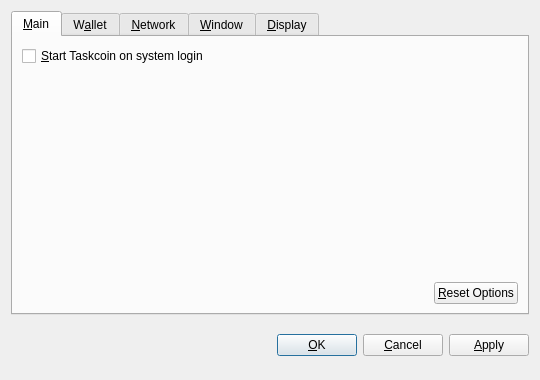
<?xml version="1.0" encoding="UTF-8"?>
<ui version="4.0">
 <class>OptionsDialog</class>
 <widget class="QDialog" name="OptionsDialog">
  <property name="geometry">
   <rect>
    <x>0</x>
    <y>0</y>
    <width>540</width>
    <height>380</height>
   </rect>
  </property>
  <property name="windowTitle">
   <string>Options</string>
  </property>
  <property name="modal">
   <bool>true</bool>
  </property>
  <layout class="QVBoxLayout" name="verticalLayout">
   <item>
    <widget class="QTabWidget" name="tabWidget">
     <property name="tabPosition">
      <enum>QTabWidget::North</enum>
     </property>
     <property name="currentIndex">
      <number>0</number>
     </property>
     <widget class="QWidget" name="tabMain">
      <attribute name="title">
       <string>&amp;Main</string>
      </attribute>
      <layout class="QVBoxLayout" name="verticalLayout_Main">
       <item>
        <widget class="QCheckBox" name="bitcoinAtStartup">
         <property name="toolTip">
          <string>Automatically start Taskcoin after logging in to the system.</string>
         </property>
         <property name="text">
          <string>&amp;Start Taskcoin on system login</string>
         </property>
        </widget>
       </item>
       <item>
        <spacer name="verticalSpacer_Main">
         <property name="orientation">
          <enum>Qt::Vertical</enum>
         </property>
         <property name="sizeHint" stdset="0">
          <size>
           <width>20</width>
           <height>40</height>
          </size>
         </property>
        </spacer>
       </item>
       <item>
        <layout class="QHBoxLayout" name="horizontalLayout_2_Main">
         <item>
          <spacer name="horizontalSpacer_2_Main">
           <property name="orientation">
            <enum>Qt::Horizontal</enum>
           </property>
           <property name="sizeHint" stdset="0">
            <size>
             <width>40</width>
             <height>20</height>
            </size>
           </property>
          </spacer>
         </item>
         <item>
          <widget class="QPushButton" name="resetButton">
           <property name="toolTip">
            <string>Reset all client options to default.</string>
           </property>
           <property name="text">
            <string>&amp;Reset Options</string>
           </property>
           <property name="autoDefault">
            <bool>false</bool>
           </property>
          </widget>
         </item>
        </layout>
       </item>
      </layout>
     </widget>
     <widget class="QWidget" name="tabWallet">
      <attribute name="title">
       <string>W&amp;allet</string>
      </attribute>
      <layout class="QVBoxLayout" name="verticalLayout_Network">
       <item>
        <widget class="QLabel" name="transactionFeeInfoLabel">
         <property name="text">
          <string>Optional transaction fee per kB that helps make sure your transactions are processed quickly. Most transactions are 1 kB.</string>
         </property>
         <property name="textFormat">
          <enum>Qt::PlainText</enum>
         </property>
         <property name="wordWrap">
          <bool>true</bool>
         </property>
        </widget>
       </item>
       <item>
        <layout class="QHBoxLayout" name="horizontalLayout_1_Main">
         <item>
          <widget class="QLabel" name="transactionFeeLabel">
           <property name="text">
            <string>Pay transaction &amp;fee</string>
           </property>
           <property name="textFormat">
            <enum>Qt::PlainText</enum>
           </property>
           <property name="buddy">
            <cstring>transactionFee</cstring>
           </property>
          </widget>
         </item>
         <item>
          <widget class="BitcoinAmountField" name="transactionFee"/>
         </item>
         <item>
          <spacer name="horizontalSpacer_1_Main">
           <property name="orientation">
            <enum>Qt::Horizontal</enum>
           </property>
           <property name="sizeHint" stdset="0">
            <size>
             <width>40</width>
             <height>20</height>
            </size>
           </property>
          </spacer>
         </item>
        </layout>
       </item>
       <item>
        <widget class="QLabel" name="label">
         <property name="text">
          <string>If you disable the spending of unconfirmed change, the change from a transaction cannot be used until that transaction has at least one confirmation. This also affects how your balance is computed.</string>
         </property>
         <property name="wordWrap">
          <bool>true</bool>
         </property>
        </widget>
       </item>
       <item>
        <widget class="QCheckBox" name="spendZeroConfChange">
         <property name="text">
          <string>Spend unconfirmed change  (experts only)</string>
         </property>
        </widget>
       </item>
       <item>
        <spacer name="verticalSpacer">
         <property name="orientation">
          <enum>Qt::Vertical</enum>
         </property>
         <property name="sizeHint" stdset="0">
          <size>
           <width>20</width>
           <height>40</height>
          </size>
         </property>
        </spacer>
       </item>
      </layout>
     </widget>
     <widget class="QWidget" name="tabNetwork">
      <attribute name="title">
       <string>&amp;Network</string>
      </attribute>
      <layout class="QVBoxLayout" name="verticalLayout_Network">
       <item>
        <widget class="QCheckBox" name="mapPortUpnp">
         <property name="toolTip">
          <string>Automatically open the Taskcoin client port on the router. This only works when your router supports UPnP and it is enabled.</string>
         </property>
         <property name="text">
          <string>Map port using &amp;UPnP</string>
         </property>
        </widget>
       </item>
       <item>
        <widget class="QCheckBox" name="connectSocks">
         <property name="toolTip">
          <string>Connect to the Taskcoin network through a SOCKS proxy (e.g. when connecting through Tor).</string>
         </property>
         <property name="text">
          <string>&amp;Connect through SOCKS proxy:</string>
         </property>
        </widget>
       </item>
       <item>
        <layout class="QHBoxLayout" name="horizontalLayout_Network">
         <item>
          <widget class="QLabel" name="proxyIpLabel">
           <property name="text">
            <string>Proxy &amp;IP:</string>
           </property>
           <property name="textFormat">
            <enum>Qt::PlainText</enum>
           </property>
           <property name="buddy">
            <cstring>proxyIp</cstring>
           </property>
          </widget>
         </item>
         <item>
          <widget class="QValidatedLineEdit" name="proxyIp">
           <property name="maximumSize">
            <size>
             <width>140</width>
             <height>16777215</height>
            </size>
           </property>
           <property name="toolTip">
            <string>IP address of the proxy (e.g. 127.0.0.1)</string>
           </property>
          </widget>
         </item>
         <item>
          <widget class="QLabel" name="proxyPortLabel">
           <property name="text">
            <string>&amp;Port:</string>
           </property>
           <property name="textFormat">
            <enum>Qt::PlainText</enum>
           </property>
           <property name="buddy">
            <cstring>proxyPort</cstring>
           </property>
          </widget>
         </item>
         <item>
          <widget class="QLineEdit" name="proxyPort">
           <property name="maximumSize">
            <size>
             <width>55</width>
             <height>16777215</height>
            </size>
           </property>
           <property name="toolTip">
            <string>Port of the proxy (e.g. 9050)</string>
           </property>
          </widget>
         </item>
         <item>
          <widget class="QLabel" name="socksVersionLabel">
           <property name="text">
            <string>SOCKS &amp;Version:</string>
           </property>
           <property name="textFormat">
            <enum>Qt::PlainText</enum>
           </property>
           <property name="buddy">
            <cstring>socksVersion</cstring>
           </property>
          </widget>
         </item>
         <item>
          <widget class="QValueComboBox" name="socksVersion">
           <property name="toolTip">
            <string>SOCKS version of the proxy (e.g. 5)</string>
           </property>
          </widget>
         </item>
         <item>
          <spacer name="horizontalSpacer_Network">
           <property name="orientation">
            <enum>Qt::Horizontal</enum>
           </property>
           <property name="sizeHint" stdset="0">
            <size>
             <width>40</width>
             <height>20</height>
            </size>
           </property>
          </spacer>
         </item>
        </layout>
       </item>
       <item>
        <spacer name="verticalSpacer_Network">
         <property name="orientation">
          <enum>Qt::Vertical</enum>
         </property>
         <property name="sizeHint" stdset="0">
          <size>
           <width>20</width>
           <height>40</height>
          </size>
         </property>
        </spacer>
       </item>
      </layout>
     </widget>
     <widget class="QWidget" name="tabWindow">
      <attribute name="title">
       <string>&amp;Window</string>
      </attribute>
      <layout class="QVBoxLayout" name="verticalLayout_Window">
       <item>
        <widget class="QCheckBox" name="minimizeToTray">
         <property name="toolTip">
          <string>Show only a tray icon after minimizing the window.</string>
         </property>
         <property name="text">
          <string>&amp;Minimize to the tray instead of the taskbar</string>
         </property>
        </widget>
       </item>
       <item>
        <widget class="QCheckBox" name="minimizeOnClose">
         <property name="toolTip">
          <string>Minimize instead of exit the application when the window is closed. When this option is enabled, the application will be closed only after selecting Quit in the menu.</string>
         </property>
         <property name="text">
          <string>M&amp;inimize on close</string>
         </property>
        </widget>
       </item>
       <item>
        <spacer name="verticalSpacer_Window">
         <property name="orientation">
          <enum>Qt::Vertical</enum>
         </property>
         <property name="sizeHint" stdset="0">
          <size>
           <width>20</width>
           <height>40</height>
          </size>
         </property>
        </spacer>
       </item>
      </layout>
     </widget>
     <widget class="QWidget" name="tabDisplay">
      <attribute name="title">
       <string>&amp;Display</string>
      </attribute>
      <layout class="QVBoxLayout" name="verticalLayout_Display">
       <item>
        <layout class="QHBoxLayout" name="horizontalLayout_1_Display">
         <item>
          <widget class="QLabel" name="langLabel">
           <property name="text">
            <string>User Interface &amp;language:</string>
           </property>
           <property name="textFormat">
            <enum>Qt::PlainText</enum>
           </property>
           <property name="buddy">
            <cstring>lang</cstring>
           </property>
          </widget>
         </item>
         <item>
          <widget class="QValueComboBox" name="lang">
           <property name="toolTip">
            <string>The user interface language can be set here. This setting will take effect after restarting Taskcoin.</string>
           </property>
          </widget>
         </item>
        </layout>
       </item>
       <item>
        <layout class="QHBoxLayout" name="horizontalLayout_2_Display">
         <item>
          <widget class="QLabel" name="unitLabel">
           <property name="text">
            <string>&amp;Unit to show amounts in:</string>
           </property>
           <property name="textFormat">
            <enum>Qt::PlainText</enum>
           </property>
           <property name="buddy">
            <cstring>unit</cstring>
           </property>
          </widget>
         </item>
         <item>
          <widget class="QValueComboBox" name="unit">
           <property name="toolTip">
            <string>Choose the default subdivision unit to show in the interface and when sending coins.</string>
           </property>
          </widget>
         </item>
        </layout>
       </item>
       <item>
        <widget class="QCheckBox" name="displayAddresses">
         <property name="toolTip">
          <string>Whether to show Taskcoin addresses in the transaction list or not.</string>
         </property>
         <property name="text">
          <string>&amp;Display addresses in transaction list</string>
         </property>
        </widget>
       </item>
       <item>
        <widget class="QCheckBox" name="coinControlFeatures">
         <property name="toolTip">
          <string>Whether to show coin control features or not.</string>
         </property>
         <property name="text">
          <string>Display coin &amp;control features (experts only!)</string>
         </property>
        </widget>
       </item>
       <item>
        <spacer name="verticalSpacer_Display">
         <property name="orientation">
          <enum>Qt::Vertical</enum>
         </property>
         <property name="sizeHint" stdset="0">
          <size>
           <width>20</width>
           <height>40</height>
          </size>
         </property>
        </spacer>
       </item>
      </layout>
     </widget>
    </widget>
   </item>
   <item>
    <layout class="QHBoxLayout" name="horizontalLayout_Buttons">
     <item>
      <spacer name="horizontalSpacer_1">
       <property name="orientation">
        <enum>Qt::Horizontal</enum>
       </property>
       <property name="sizeHint" stdset="0">
        <size>
         <width>40</width>
         <height>48</height>
        </size>
       </property>
      </spacer>
     </item>
     <item>
      <widget class="QLabel" name="statusLabel">
       <property name="font">
        <font>
         <weight>75</weight>
         <bold>true</bold>
        </font>
       </property>
       <property name="text">
        <string/>
       </property>
       <property name="textFormat">
        <enum>Qt::PlainText</enum>
       </property>
       <property name="wordWrap">
        <bool>true</bool>
       </property>
      </widget>
     </item>
     <item>
      <spacer name="horizontalSpacer_2">
       <property name="orientation">
        <enum>Qt::Horizontal</enum>
       </property>
       <property name="sizeHint" stdset="0">
        <size>
         <width>40</width>
         <height>48</height>
        </size>
       </property>
      </spacer>
     </item>
     <item>
      <widget class="QPushButton" name="okButton">
       <property name="text">
        <string>&amp;OK</string>
       </property>
      </widget>
     </item>
     <item>
      <widget class="QPushButton" name="cancelButton">
       <property name="text">
        <string>&amp;Cancel</string>
       </property>
       <property name="autoDefault">
        <bool>false</bool>
       </property>
      </widget>
     </item>
     <item>
      <widget class="QPushButton" name="applyButton">
       <property name="text">
        <string>&amp;Apply</string>
       </property>
       <property name="autoDefault">
        <bool>false</bool>
       </property>
      </widget>
     </item>
    </layout>
   </item>
  </layout>
 </widget>
 <customwidgets>
  <customwidget>
   <class>BitcoinAmountField</class>
   <extends>QSpinBox</extends>
   <header>bitcoinamountfield.h</header>
  </customwidget>
  <customwidget>
   <class>QValueComboBox</class>
   <extends>QComboBox</extends>
   <header>qvaluecombobox.h</header>
  </customwidget>
  <customwidget>
   <class>QValidatedLineEdit</class>
   <extends>QLineEdit</extends>
   <header>qvalidatedlineedit.h</header>
  </customwidget>
 </customwidgets>
 <resources/>
 <connections/>
</ui>
